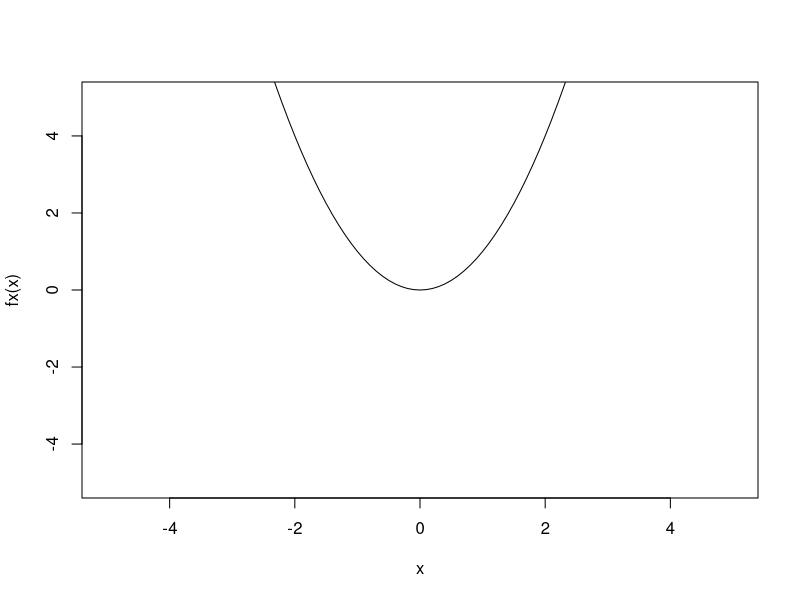
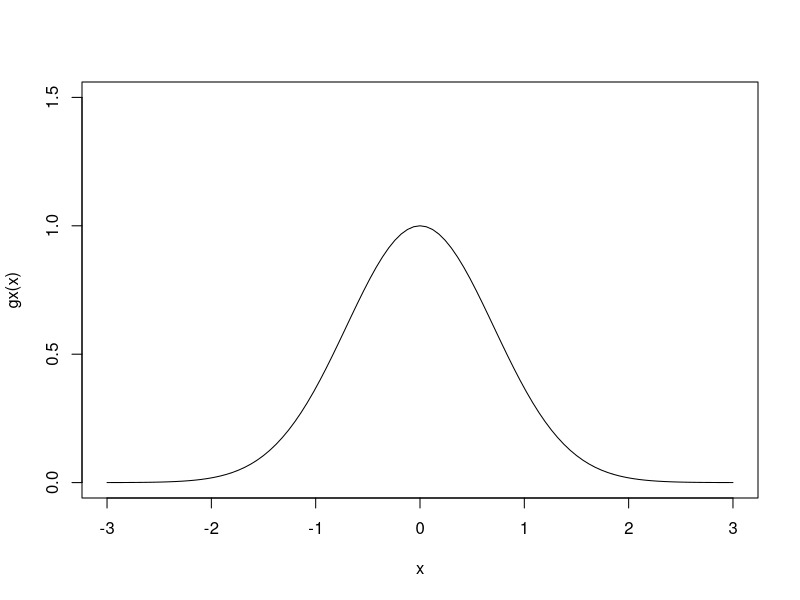

Reproduce these figures in R, in order.
# funciones en el R: Destinadas a crear nuevos comandos

#f(x) = y
#f(x)=x^2=y
#g(x1,x2)=(x1+x2)/2=y

fx<-function(x){
  y<-x^2
  return(y)  
}

fx(x=4)
fx(5)

y<-60

fx(40)

fx(1:10)

a<-matrix(3,5,5)
a

fx(a)

z<-fx(10)

z1<-mean(1:10)
z2<-sum(1:10)

curve(fx,xlim=c(-5,5),ylim=c(-5,5))

gx<-function(x){
  y<- exp(-x^2)
  return(y)
}

curve(gx,xlim=c(-3,3),ylim=c(0,1.5))
integrate(gx,0,2)

# ejemplos: Crear una función que devuelva 
# las medidas de tendencia central

mtendencia<-function(x){
  #Media
  media<-mean(x)
  #Mediana
  mediana<-median(x)
  #Moda
  t1<-data.frame(table(x))
  aux<-max(t1$Freq)
  #t1[t1$Freq==aux,"x"]
  moda<-t1$x[t1$Freq==aux]  
  #guardar los objetos
  y<-list(media=media,mediana=mediana,moda=moda)
  return(y)
}

mtendencia2<-function(x){
  #Moda
  t1<-data.frame(table(x))
  moda<-t1$x[t1$Freq==max(t1$Freq)]  
  #guardar los objetos
  return(list(media=mean(x),mediana=median(x),moda=moda))
}

mtendencia3<-function(x){
  if(is.numeric(x)){
    #Moda
    t1<-data.frame(table(x))
    moda<-t1$x[t1$Freq==max(t1$Freq)]  
    #guardar los objetos
    return(list(media=mean(x),mediana=median(x),moda=moda))
  } else {
    print("El vector no es numérico")
  }
}

x<-rbinom(10,4,0.4)
mtendencia(x)
mtendencia2(x)
mtendencia3("hola")
mtendencia3(1:100)

gx<-function(x,y){
  cov1<-cov(x,y)
  cor1<-cor(x,y)
  # y = b0 +b1 x+e
  mod1<-summary(lm(y~x))
  y<-list(covarianza=cov1,correlacion=cor1,rlineal=mod1)
  return(y)
}

x1<-rnorm(100,50,7)
y1<-rnorm(100,60,5)

gx(x=x1,y=y1)

#Nota: Todas las variables o procesos que se realizan al interior 
# de una función son temporales

# importación de datos y la exploración

# nota: el R ofrece bases de datos cargadas en el sistema
data()

# importación de datos

## definir el directorio de trabajo
getwd() # conocer el directorio de trabajo
setwd("C:\\Users\\ALVARO\\Box\\UMSA\\2019\\anomalias") # cambiar el directorio de trabajo
dir() 
# csv
bd_21f<-read.csv("21f.csv",sep="|",encoding="UTF-8")
str(bd_21f)
# cortar y pegar
# excel
# spss
# stata
# json ...
# xml ...





